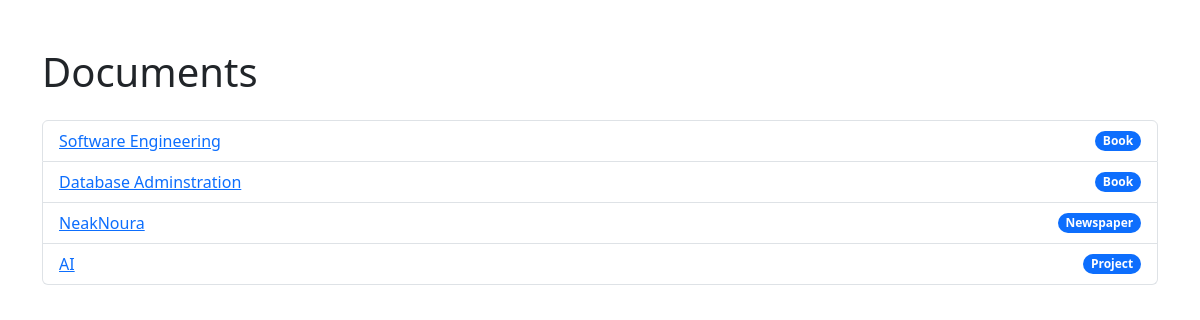
Page /add/ on the earlier database version.
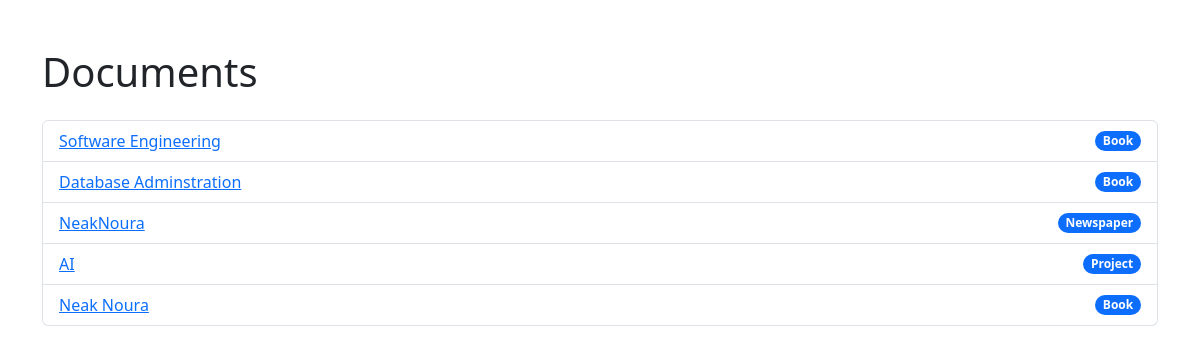
Same page on the later database version.
### documents/models.py (models this page shows, shortened)
class Document(models.Model):
    DOC_TYPES = (
        ('book', 'Book'),
        ('newspaper', 'Newspaper'),
        ('project', 'Project'),
    )
    name = models.CharField(max_length=255)
    year_of_publication = models.IntegerField()
    keywords = models.CharField(max_length=255)
    file = models.FileField(upload_to='documents/')
    document_type = models.CharField(choices=DOC_TYPES, max_length=20)
    author = models.CharField(max_length=255)
    field = models.CharField(max_length=255)
    genre = models.CharField(max_length=255)

### documents/views.py (the view)
# urls.py: path('add/', views.document_list, name='document_list'),
def document_list(request):
    documents = Document.objects.all()
    return render(request, 'documents/document_list.html', {'documents': documents})

### documents/templates/documents/document_list.html (shortened to what this page needs)
{% load static %}
<!DOCTYPE html>
<html lang="en">
<head>
    <link href="https://cdn.jsdelivr.net/npm/bootstrap@5.3.3/dist/css/bootstrap.min.css" rel="stylesheet">
</head>
<body>
<div class="container mt-5">
    <h1 class="mb-4">Documents</h1>
    <ul class="list-group">
        {% for document in documents %}
            <li class="list-group-item d-flex justify-content-between align-items-center">
                <a href="{% url 'document_detail' pk=document.pk %}">{{ document.name }}</a>
                <span class="badge bg-primary rounded-pill">{{ document.document_type|title }}</span>
            </li>
        {% empty %}
            <li class="list-group-item">No documents found.</li>
        {% endfor %}
    </ul>
</div>
</body>
</html>

Differences in the rows shown:
added Document: name "Neak Noura", document_type "Book"
